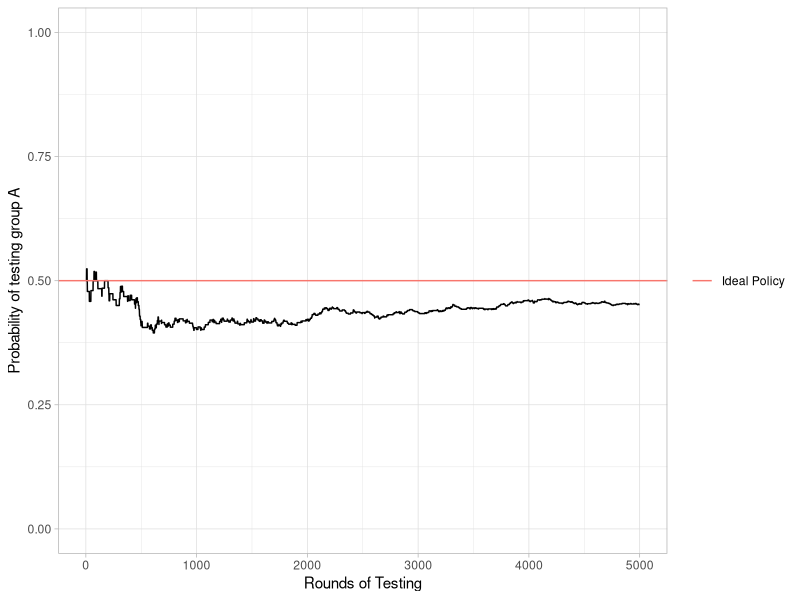
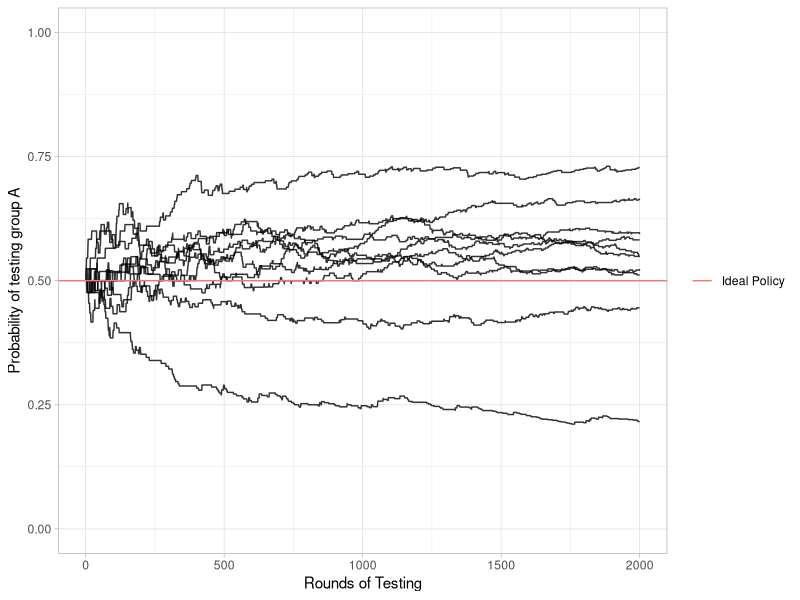
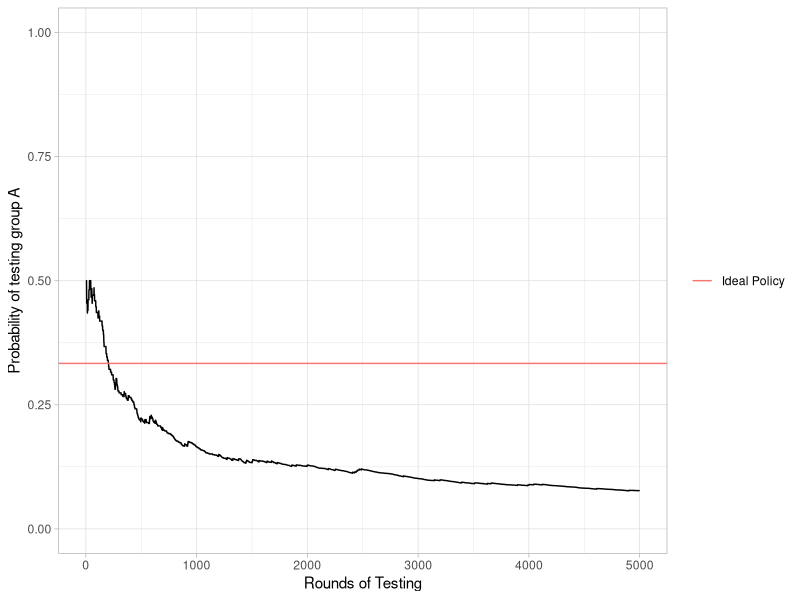
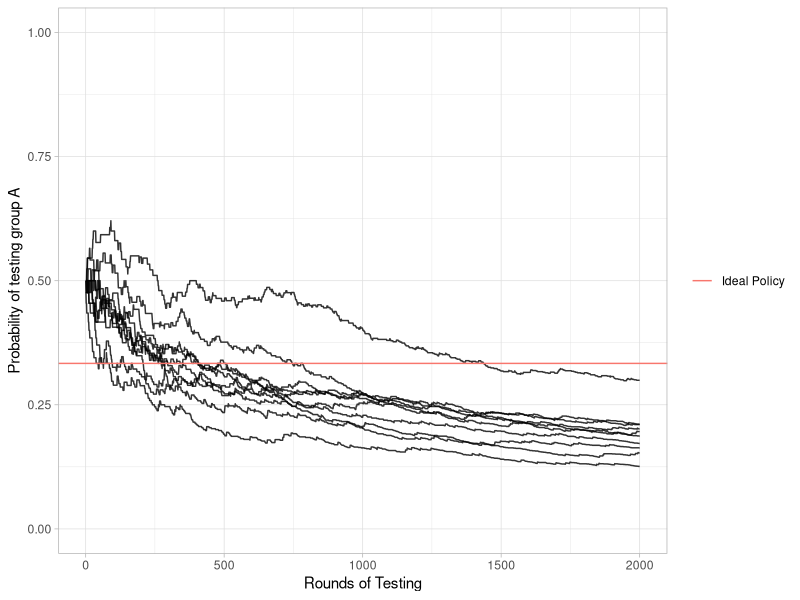

Generate these figures, in order, with R:
## ---- chunk 1
knitr::opts_chunk$set(echo = FALSE, fig.height = 3)
library(tidyverse)

theme_set(theme_light())
## ---- chunk 2
sim_polya <- function(n_A = 10, n_B = 10, lambda = c(0.1, 0.1), N_iter = 1000){
  
  result <- tibble(iter = 1:N_iter, test_A = NA, n_A = NA_real_, n_B = NA_real_)
  
  for (i in 1:N_iter){
    test_A <- rbinom(1, 1, n_A/(n_A + n_B))
  
    if(test_A){
      n_A <- n_A + rbinom(1, 1, lambda[1])
    }else{
      n_B <- n_B + rbinom(1, 1, lambda[2])
    }
  
  result[i, 2:4] <- list("test_A" = as.logical(test_A), "n_A" = n_A, "n_B" = n_B)
  }
  return(result)
}
## ---- chunk 3
N_A <- 10
N_B <- 10
lambda_A <- 0.1
lambda_B <- 0.1

lambda <- c(lambda_A, lambda_B)
Niter <- 5000

sim1 <- sim_polya(N_A, N_B, lambda, Niter)
## ---- chunk 4
ggplot(sim1, aes(x = iter, y = n_A / (n_A + n_B))) +
  geom_line() +
  labs(y = "Probability of testing group A", x = "Rounds of Testing")+
  ylim(c(0,1)) +
  geom_hline(aes(yintercept = .5, color = "Ideal Policy")) +
  theme(legend.title = element_blank())

mirror_plot <- sim1 %>%
  mutate(A = n_A / (n_A + n_B), B = n_B / (n_A + n_B)) %>%
  pivot_longer(A:B, names_to = "group", values_to = "prob_test") %>%
  ggplot(aes(x = iter, y = prob_test, group = group, color = group)) +
  geom_line() +
  scale_color_brewer(palette = "Set1") +
  labs(y = "Probability of test", x = "Rounds of Testing")+
  ylim(c(0,1)) +
  geom_hline(aes(yintercept = .5, color = "Ideal Policy"))
## ---- chunk 5
N_A <- 10
N_B <- 10
lambda_A <- 0.1
lambda_B <- 0.1

lambda <- c(lambda_A, lambda_B)
Niter <- 2000
Nsim <- 10

sim10 <- replicate(10, sim_polya(N_A, N_B, lambda, Niter), simplify = F) %>%
  bind_rows() %>%
  mutate(sim_id = rep(1: Nsim, each = Niter))
## ---- chunk 6
ggplot(sim10, aes(x = iter, y = n_A / (n_A + n_B), group = sim_id)) +
  geom_line(alpha = 0.8) +
  labs(y = "Probability of testing group A", x = "Rounds of Testing")+
  ylim(c(0,1)) +
  geom_hline(aes(yintercept = .5, color = "Ideal Policy")) +
  theme(legend.title = element_blank())
## ---- chunk 7
N_A <- 10
N_B <- 10
lambda_A <- 0.1
lambda_B <- 0.2

lambda <- c(lambda_A, lambda_B)
Niter <- 5000

sim1 <- sim_polya(N_A, N_B, lambda, Niter)
## ---- chunk 8
ggplot(sim1, aes(x = iter, y = n_A / (n_A + n_B))) +
  geom_line() +
  labs(y = "Probability of testing group A", x = "Rounds of Testing")+
  ylim(c(0,1)) +
  geom_hline(aes(yintercept = 1/3, color = "Ideal Policy")) +
  theme(legend.title = element_blank())
## ---- chunk 9
N_A <- 10
N_B <- 10
lambda_A <- 0.1
lambda_B <- 0.2

lambda <- c(lambda_A, lambda_B)
Niter <- 2000
Nsim <- 10

sim10 <- replicate(10, sim_polya(N_A, N_B, lambda, Niter), simplify = F) %>%
  bind_rows() %>%
  mutate(sim_id = rep(1: Nsim, each = Niter))
## ---- chunk 10
ggplot(sim10, aes(x = iter, y = n_A / (n_A + n_B), group = sim_id)) +
  geom_line(alpha = 0.8) +
  labs(y = "Probability of testing group A", x = "Rounds of Testing")+
  ylim(c(0,1)) +
  geom_hline(aes(yintercept = 1/3, color = "Ideal Policy")) +
  theme(legend.title = element_blank())
